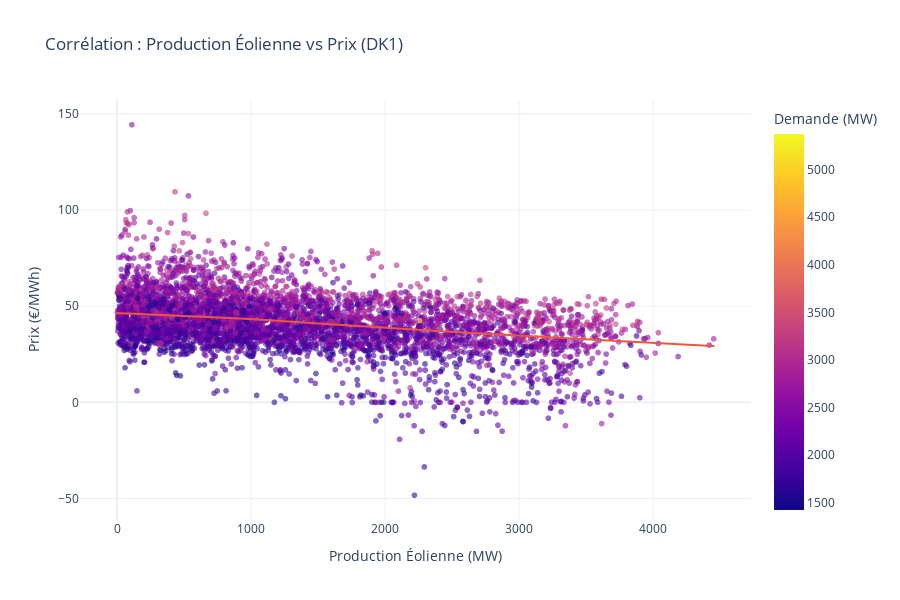

The notebook cell this image was saved under:
### Markdown cell above
### 4. Visualisations "Signature" pour le Danemark (Insights)

### Code cell
# 4.1. L'Effet du Vent sur les Prix (Scatter Plot)
# Insight : Observez la corrélation inverse. Quand le vent dépasse 2000-3000 MW, les prix s'effondrent.
fig = px.scatter(
    df_dk.sample(5000), # Échantillon pour alléger le rendu
    x="wind_generation", 
    y="price", 
    color="load_actual",
    title="Corrélation : Production Éolienne vs Prix (DK1)",
    labels={"wind_generation": "Production Éolienne (MW)", "price": "Prix (€/MWh)", "load_actual": "Demande (MW)"},
    template="plotly_white",
    opacity=0.6,
    trendline="lowess" # Ligne de tendance locale
)
fig.update_layout(height=600)
fig.show()

### Figure 1 — Plotly figure (JSON) as saved in the notebook; plotly's stock layout.template omitted (floating-point values rounded to 4 significant figures; data arrays with more than 128 entries replaced by an {"elided": "..."} marker saying what was removed)
{"data": [{"hovertemplate": "Production Éolienne (MW)=%{x}<br>Prix (€/MWh)=%{y}<br>Demande (MW)=%{marker.color}<extra></extra>", "legendgroup": "", "marker": {"color": {"elided": "5000 float values"}, "coloraxis": "coloraxis", "opacity": 0.6, "symbol": "circle"}, "mode": "markers", "name": "", "showlegend": false, "type": "scattergl", "x": {"elided": "5000 float values"}, "xaxis": "x", "y": {"elided": "5000 float values"}, "yaxis": "y"}, {"hovertemplate": "<b>LOWESS trendline</b><br><br>Production Éolienne (MW)=%{x}<br>Prix (€/MWh)=%{y} <b>(trend)</b><extra></extra>", "legendgroup": "", "marker": {"symbol": "circle"}, "mode": "lines", "name": "", "showlegend": false, "type": "scattergl", "x": {"elided": "5000 float values"}, "xaxis": "x", "y": {"elided": "5000 float values"}, "yaxis": "y"}], "layout": {"coloraxis": {"colorbar": {"title": {"text": "Demande (MW)"}}, "colorscale": [[0, "#0d0887"], [0.1111, "#46039f"], [0.2222, "#7201a8"], [0.3333, "#9c179e"], [0.4444, "#bd3786"], [0.5556, "#d8576b"], [0.6667, "#ed7953"], [0.7778, "#fb9f3a"], [0.8889, "#fdca26"], [1, "#f0f921"]]}, "height": 600, "legend": {"tracegroupgap": 0}, "title": {"text": "Corrélation : Production Éolienne vs Prix (DK1)"}, "xaxis": {"anchor": "y", "domain": [0, 1], "title": {"text": "Production Éolienne (MW)"}}, "yaxis": {"anchor": "x", "domain": [0, 1], "title": {"text": "Prix (€/MWh)"}}}}
